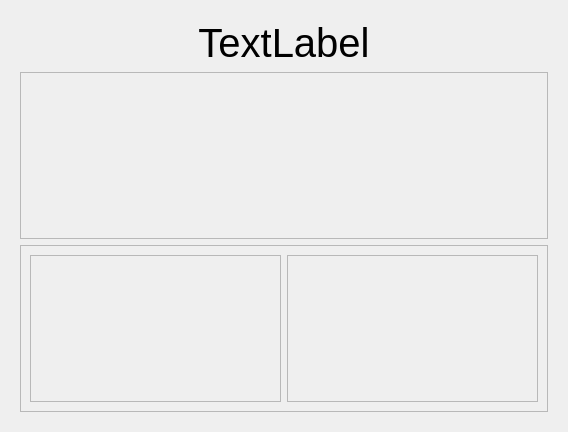
<?xml version="1.0" encoding="UTF-8"?>
<ui version="4.0">
 <class>main_pages</class>
 <widget class="QWidget" name="main_pages">
  <property name="geometry">
   <rect>
    <x>0</x>
    <y>0</y>
    <width>568</width>
    <height>432</height>
   </rect>
  </property>
  <property name="windowTitle">
   <string>Form</string>
  </property>
  <layout class="QHBoxLayout" name="horizontalLayout">
   <item>
    <widget class="QStackedWidget" name="pages">
     <property name="currentIndex">
      <number>3</number>
     </property>
     <widget class="QWidget" name="page_ranking">
      <widget class="QLabel" name="label">
       <property name="geometry">
        <rect>
         <x>110</x>
         <y>170</y>
         <width>47</width>
         <height>13</height>
        </rect>
       </property>
       <property name="text">
        <string>TextLabel</string>
       </property>
      </widget>
      <widget class="QLabel" name="label_2">
       <property name="geometry">
        <rect>
         <x>230</x>
         <y>170</y>
         <width>47</width>
         <height>13</height>
        </rect>
       </property>
       <property name="text">
        <string>TextLabel</string>
       </property>
      </widget>
      <widget class="QLabel" name="label_3">
       <property name="geometry">
        <rect>
         <x>290</x>
         <y>170</y>
         <width>47</width>
         <height>13</height>
        </rect>
       </property>
       <property name="text">
        <string>TextLabel</string>
       </property>
      </widget>
      <widget class="QLabel" name="label_4">
       <property name="geometry">
        <rect>
         <x>400</x>
         <y>170</y>
         <width>47</width>
         <height>13</height>
        </rect>
       </property>
       <property name="text">
        <string>TextLabel</string>
       </property>
      </widget>
     </widget>
     <widget class="QWidget" name="page_playerSelection">
      <widget class="QLabel" name="ps_label_redDefPic">
       <property name="geometry">
        <rect>
         <x>120</x>
         <y>110</y>
         <width>47</width>
         <height>13</height>
        </rect>
       </property>
       <property name="text">
        <string>TextLabel</string>
       </property>
      </widget>
      <widget class="QLabel" name="ps_label_redDefName">
       <property name="geometry">
        <rect>
         <x>120</x>
         <y>160</y>
         <width>47</width>
         <height>13</height>
        </rect>
       </property>
       <property name="text">
        <string>TextLabel</string>
       </property>
      </widget>
      <widget class="QLabel" name="ps_label_redOffPic">
       <property name="geometry">
        <rect>
         <x>120</x>
         <y>270</y>
         <width>47</width>
         <height>13</height>
        </rect>
       </property>
       <property name="text">
        <string>TextLabel</string>
       </property>
      </widget>
      <widget class="QLabel" name="ps_label_redOffName">
       <property name="geometry">
        <rect>
         <x>110</x>
         <y>320</y>
         <width>47</width>
         <height>13</height>
        </rect>
       </property>
       <property name="text">
        <string>TextLabel</string>
       </property>
      </widget>
      <widget class="QLabel" name="ps_label_greOffName">
       <property name="geometry">
        <rect>
         <x>350</x>
         <y>130</y>
         <width>47</width>
         <height>13</height>
        </rect>
       </property>
       <property name="text">
        <string>TextLabel</string>
       </property>
      </widget>
      <widget class="QLabel" name="ps_label_greOffPic">
       <property name="geometry">
        <rect>
         <x>350</x>
         <y>100</y>
         <width>47</width>
         <height>13</height>
        </rect>
       </property>
       <property name="text">
        <string>TextLabel</string>
       </property>
      </widget>
      <widget class="QLabel" name="ps_label_greDefPic">
       <property name="geometry">
        <rect>
         <x>340</x>
         <y>280</y>
         <width>47</width>
         <height>13</height>
        </rect>
       </property>
       <property name="text">
        <string>TextLabel</string>
       </property>
      </widget>
      <widget class="QLabel" name="ps_label_greDefName">
       <property name="geometry">
        <rect>
         <x>340</x>
         <y>320</y>
         <width>47</width>
         <height>13</height>
        </rect>
       </property>
       <property name="text">
        <string>TextLabel</string>
       </property>
      </widget>
     </widget>
     <widget class="QWidget" name="page_game">
      <layout class="QVBoxLayout" name="verticalLayout_2">
       <item>
        <widget class="QLabel" name="game_label_duration">
         <property name="text">
          <string>TextLabel</string>
         </property>
        </widget>
       </item>
       <item>
        <widget class="QFrame" name="frame">
         <property name="frameShape">
          <enum>QFrame::StyledPanel</enum>
         </property>
         <property name="frameShadow">
          <enum>QFrame::Raised</enum>
         </property>
         <layout class="QHBoxLayout" name="horizontalLayout_4">
          <item>
           <widget class="QFrame" name="game_frame_red">
            <property name="frameShape">
             <enum>QFrame::StyledPanel</enum>
            </property>
            <property name="frameShadow">
             <enum>QFrame::Raised</enum>
            </property>
            <widget class="QLabel" name="game_label_redScore">
             <property name="geometry">
              <rect>
               <x>70</x>
               <y>60</y>
               <width>47</width>
               <height>13</height>
              </rect>
             </property>
             <property name="text">
              <string>TextLabel</string>
             </property>
            </widget>
           </widget>
          </item>
          <item>
           <widget class="QFrame" name="frame_2">
            <property name="frameShape">
             <enum>QFrame::StyledPanel</enum>
            </property>
            <property name="frameShadow">
             <enum>QFrame::Raised</enum>
            </property>
            <widget class="QLabel" name="game_label_greScore">
             <property name="geometry">
              <rect>
               <x>80</x>
               <y>70</y>
               <width>47</width>
               <height>13</height>
              </rect>
             </property>
             <property name="text">
              <string>TextLabel</string>
             </property>
            </widget>
           </widget>
          </item>
         </layout>
        </widget>
       </item>
      </layout>
     </widget>
     <widget class="QWidget" name="page_home">
      <layout class="QVBoxLayout" name="verticalLayout">
       <item>
        <widget class="QLabel" name="label_welcome">
         <property name="styleSheet">
          <string notr="true">font: 30pt Arial;
</string>
         </property>
         <property name="text">
          <string>TextLabel</string>
         </property>
         <property name="alignment">
          <set>Qt::AlignCenter</set>
         </property>
        </widget>
       </item>
       <item>
        <widget class="QFrame" name="home_frame_lastGame">
         <property name="sizePolicy">
          <sizepolicy hsizetype="Preferred" vsizetype="Preferred">
           <horstretch>0</horstretch>
           <verstretch>1</verstretch>
          </sizepolicy>
         </property>
         <property name="frameShape">
          <enum>QFrame::StyledPanel</enum>
         </property>
         <property name="frameShadow">
          <enum>QFrame::Raised</enum>
         </property>
        </widget>
       </item>
       <item>
        <widget class="QFrame" name="home_frame_bottom">
         <property name="sizePolicy">
          <sizepolicy hsizetype="Preferred" vsizetype="Preferred">
           <horstretch>0</horstretch>
           <verstretch>1</verstretch>
          </sizepolicy>
         </property>
         <property name="frameShape">
          <enum>QFrame::StyledPanel</enum>
         </property>
         <property name="frameShadow">
          <enum>QFrame::Raised</enum>
         </property>
         <layout class="QHBoxLayout" name="horizontalLayout_2">
          <item>
           <widget class="QFrame" name="frame_ranking">
            <property name="frameShape">
             <enum>QFrame::StyledPanel</enum>
            </property>
            <property name="frameShadow">
             <enum>QFrame::Raised</enum>
            </property>
           </widget>
          </item>
          <item>
           <widget class="QFrame" name="home_frame_gamesToday">
            <property name="frameShape">
             <enum>QFrame::StyledPanel</enum>
            </property>
            <property name="frameShadow">
             <enum>QFrame::Raised</enum>
            </property>
           </widget>
          </item>
         </layout>
        </widget>
       </item>
      </layout>
     </widget>
    </widget>
   </item>
  </layout>
 </widget>
 <resources/>
 <connections/>
</ui>
